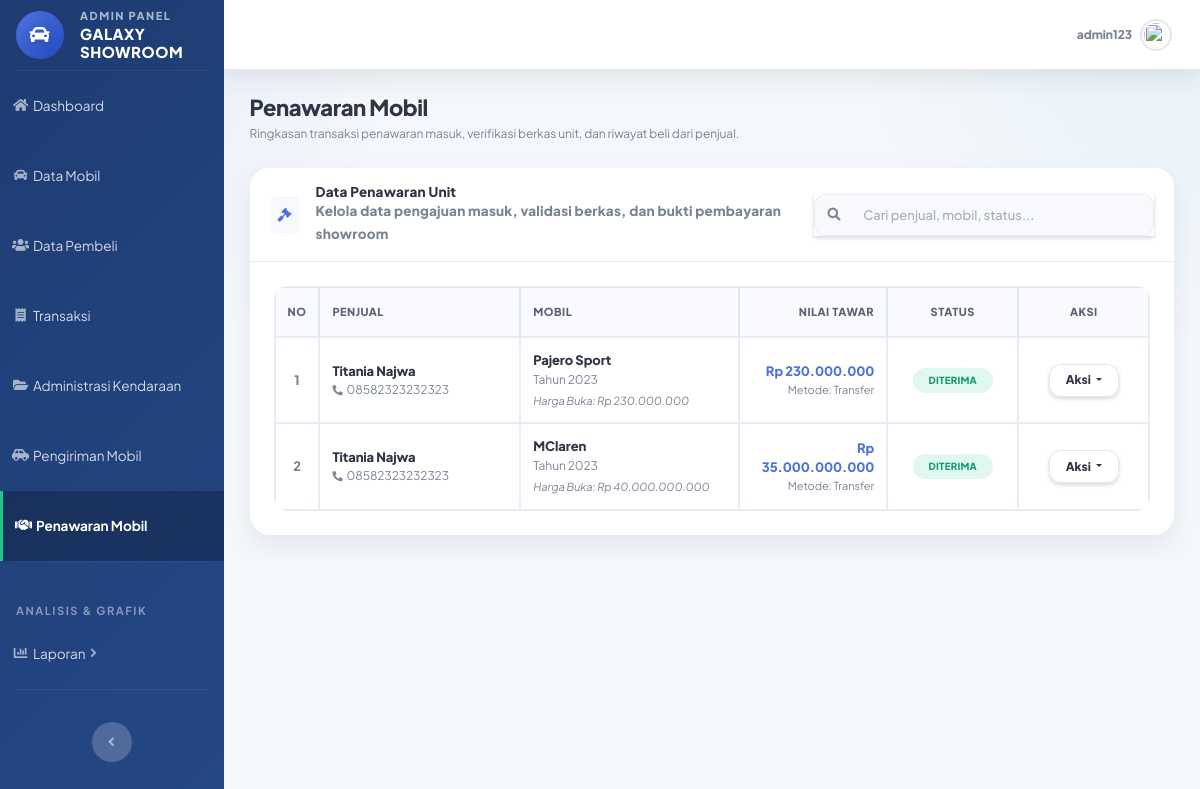
The page /admin/penawaran.php (signed in) on the database as committed earlier.
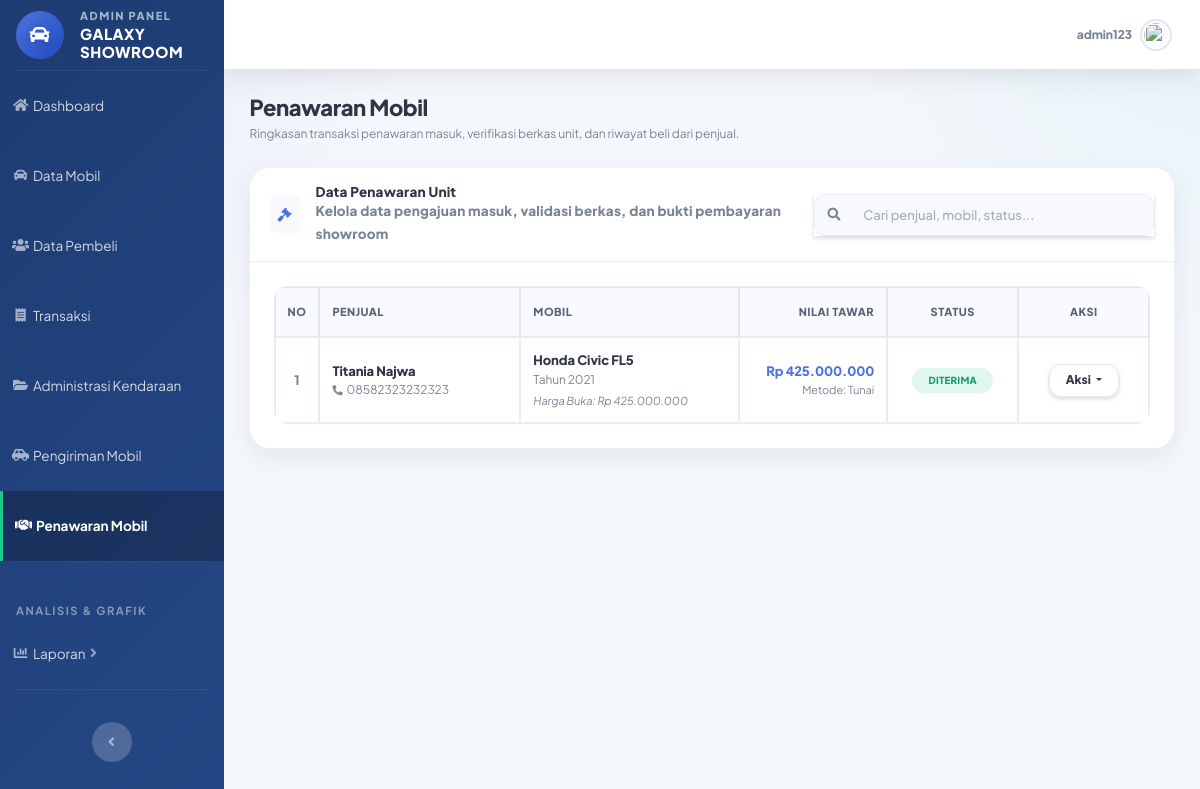
The same page on the database as committed later.
### tables this page shows
CREATE TABLE `penawaran` (
  `id_penawaran` int(11) NOT NULL,
  `id_penjual` int(11) DEFAULT NULL,
  `id_mobil` int(11) DEFAULT NULL,
  `harga_tawar` decimal(15,2) DEFAULT NULL,
  `tanggal` date DEFAULT NULL,
  `status` enum('menunggu','diterima','ditolak') DEFAULT 'menunggu',
  `metode_pembayaran` enum('tunai','transfer') DEFAULT NULL,
  `tanggal_keputusan` datetime DEFAULT NULL,
  `catatan_admin` text DEFAULT NULL,
  `catatan` text DEFAULT NULL,
  `bukti_pembayaran` varchar(255) DEFAULT NULL
);

CREATE TABLE `penjual` (
  `id_penjual` int(11) NOT NULL,
  `id_user` int(11) DEFAULT NULL,
  `nama` varchar(100) DEFAULT NULL,
  `alamat` text DEFAULT NULL,
  `no_hp` varchar(15) DEFAULT NULL,
  `foto` varchar(255) DEFAULT NULL
);

CREATE TABLE `mobil` (
  `id_mobil` int(11) NOT NULL,
  `id_penjual` int(11) DEFAULT NULL,
  `nama_mobil` varchar(100) DEFAULT NULL,
  `harga` decimal(15,2) DEFAULT NULL,
  `stok` int(11) DEFAULT NULL,
  `status` enum('tersedia','dipesan','terjual') DEFAULT NULL,
  `deskripsi` text NOT NULL,
  `tahun` year(4) NOT NULL,
  `foto` varchar(255) NOT NULL
);

### admin/penawaran.php (the view, shortened to what the changed rows need)
<?php
include "../config/koneksi.php";
function rupiah($angka)
{
    return "Rp " . number_format((float)$angka, 0, ',', '.');
}
$data = mysqli_query($koneksi, "
    SELECT
        pn.*,
        p.nama AS nama_penjual,
        p.no_hp AS no_hp_penjual,
        m.nama_mobil,
        m.tahun,
        m.harga AS harga_asli,
        m.foto
    FROM penawaran pn
    LEFT JOIN penjual p ON pn.id_penjual = p.id_penjual
    LEFT JOIN mobil m ON pn.id_mobil = m.id_mobil
    ORDER BY pn.id_penawaran DESC
");
?>
<!DOCTYPE html>
<html lang="id">
<head>
    <link href="../assets/vendor/fontawesome-free/css/all.min.css" rel="stylesheet">
    <link href="../assets/css/sb-admin-2.min.css" rel="stylesheet">
    <link href="../assets/css/admin.css" rel="stylesheet">
</head>
<body id="page-top" class="role-admin page-table">
<div id="wrapper">
    <div id="content-wrapper" class="d-flex flex-column">
        <div id="content">
            <div class="container-fluid">
                <div class="d-sm-flex align-items-center justify-content-between mb-4">
                    <div>
                        <h1 class="h3 mb-1 text-gray-800 font-weight-bold tracking-tight">Penawaran Mobil</h1>
                    </div>
                </div>
                <div class="card shadow border-0 mb-4 rounded-lg">
                    <div class="card-body p-4">
                        <?php if (mysqli_num_rows($data) > 0) : ?>
                            <div class="table-responsive">
                                <table class="table table-bordered table-hover mb-0" id="penawaranTable" width="100%" cellspacing="0">
                                    <thead class="bg-light text-dark text-uppercase small font-weight-bold">
                                        <tr>
                                            <th class="text-center py-3" style="width: 5%;">No</th>
                                            <th class="py-3" style="width: 23%;">Penjual</th>
                                            <th class="py-3" style="width: 25%;">Mobil</th>
                                            <th class="text-right py-3" style="width: 17%;">Nilai Tawar</th>
                                            <th class="text-center py-3" style="width: 15%;">Status</th>
                                            <th class="text-center py-3" style="width: 15%;">Aksi</th>
                                        </tr>
                                    </thead>
                                    <tbody class="text-gray-700">
                                    <?php
                                    $no = 1;
                                    while ($row = mysqli_fetch_assoc($data)) :
                                        $status = strtolower($row['status'] ?? 'menunggu');
                                        $badgeStatus = "secondary";
                                        $textStatus = ucfirst($status);
                                        if ($status == "menunggu") {
                                            $badgeStatus = "warning";
                                            $textStatus = "Menunggu";
                                        } elseif ($status == "diterima") {
                                            $badgeStatus = "success";
                                            $textStatus = "Diterima";
                                        } elseif ($status == "ditolak") {
                                            $badgeStatus = "danger";
                                            $textStatus = "Ditolak";
                                        }
                                        $hargaAsli = (float)$row['harga_asli'];
                                        $hargaTawar = (float)$row['harga_tawar'];
                                        $metode = $row['metode_pembayaran'] ?? '';
                                    ?>
                                        <tr class="align-middle">
                                            <td class="text-center align-middle font-weight-bold text-muted">
                                                <?= $no++; ?>
                                            </td>
                                            <td class="align-middle">
                                                <div class="font-weight-bold text-gray-800 mb-0">
                                                    <?= htmlspecialchars($row['nama_penjual'] ?? '-'); ?>
                                                </div>
                                                <small class="text-muted d-block">
                                                    <i class="fas fa-phone-alt mr-1" style="font-size: 85%;"></i><?= htmlspecialchars($row['no_hp_penjual'] ?? '-'); ?>
                                                </small>
                                            </td>
                                            <td class="align-middle">
                                                <div class="font-weight-bold text-gray-800 mb-0">
                                                    <?= htmlspecialchars($row['nama_mobil'] ?? '-'); ?>
                                                </div>
                                                <small class="text-muted d-block mb-1">
                                                    Tahun <?= htmlspecialchars($row['tahun'] ?? '-'); ?>
                                                </small>
                                                <div class="small text-muted font-italic" style="font-size: 85%;">
                                                    Harga Buka: <?= rupiah($hargaAsli); ?>
                                                </div>
                                            </td>
                                            <td class="align-middle text-right">
                                                <div class="font-weight-bold text-primary mb-0">
                                                    <?= rupiah($hargaTawar); ?>
                                                </div>
                                                <small class="text-muted d-block text-capitalize" style="font-size: 85%;">
                                                    Metode: <?= !empty($metode) ? htmlspecialchars($metode) : '-'; ?>
                                                </small>
                                            </td>
                                            <td class="text-center align-middle">
                                                <span class="badge badge-pill badge-<?= $badgeStatus; ?> px-3 py-2 font-weight-bold text-uppercase" style="font-size: 75%;">
                                                    <?= $textStatus; ?>
                                                </span>
                                            </td>
                                            <td class="text-center align-middle">
                                                <div class="dropdown">
                                                    <button class="btn btn-white border text-gray-800 btn-sm dropdown-toggle shadow-sm px-3 font-weight-bold"
                                                            type="button"
                                                            id="dropdownAksi<?= $row['id_penawaran']; ?>"
                                                            data-toggle="dropdown"
                                                            aria-haspopup="true"
                                                            aria-expanded="false">
                                                        Aksi
                                                    </button>
                                                </div>
                                            </td>
                                        </tr>
                                    <?php endwhile; ?>
                                    </tbody>
                                </table>
                            </div>
                        <?php endif; ?>
                    </div>
                </div>
            </div>
        </div>
    </div>
</div>
</body>
</html>

Rows that differ between the two databases and show on the page:
removed penawaran: id_penjual.nama "Titania Najwa", id_penjual.no_hp "08582323232323", id_mobil.nama_mobil "Pajero Sport", id_mobil.tahun "2023", id_mobil.harga "Rp 230.000.000", harga_tawar "Rp 230.000.000", metode_pembayaran "Transfer", status "DITERIMA"
removed penawaran: id_penjual.nama "Titania Najwa", id_penjual.no_hp "08582323232323", id_mobil.nama_mobil "MClaren", id_mobil.tahun "2023", id_mobil.harga "Rp 40.000.000.000", harga_tawar "Rp 35.000.000.000", metode_pembayaran "Transfer", status "DITERIMA"
added penawaran: id_penjual.nama "Titania Najwa", id_penjual.no_hp "08582323232323", id_mobil.nama_mobil "Honda Civic FL5", id_mobil.tahun "2021", id_mobil.harga "Rp 425.000.000", harga_tawar "Rp 425.000.000", metode_pembayaran "Tunai", status "DITERIMA"
